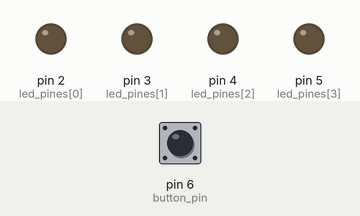
Bench run of a sketch on a simulated Arduino Uno, built with avr-gcc and run on an emulated ATmega328P. Parts: output pins drawn as LEDs (lit = HIGH). The inputs (shaded band) are chosen by the test bench; at power-on: pin 6 (button_pin) LOW.

Above: at 1.2 s.
1.3 s: pin 6 (button_pin) pulled HIGH for 0.15 s
At 2.5 s:
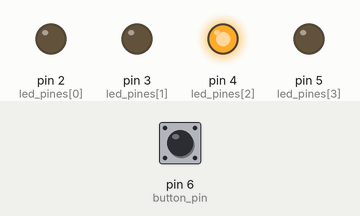
3.0 s: pin 6 (button_pin) pulled HIGH for 1 s
At 4.6 s:
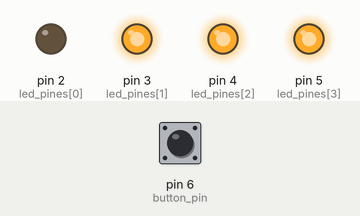
5.5 s: pin 6 (button_pin) pulled HIGH for 0.15 s
At 6.9 s:
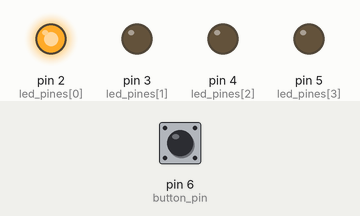
7.2 s: pin 6 (button_pin) pulled HIGH for 3.2 s
At 8.3 s:
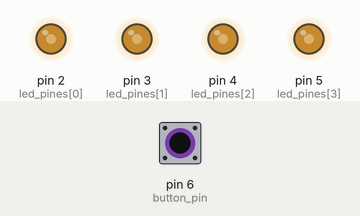
11.9 s: pin 6 (button_pin) pulled HIGH for 0.15 s
At 12.9 s:
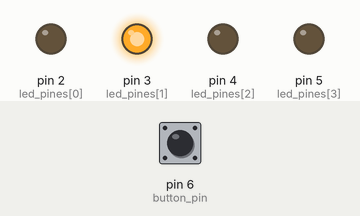
13.6 s: pin 6 (button_pin) pulled HIGH for 1 s
At 15.1 s:
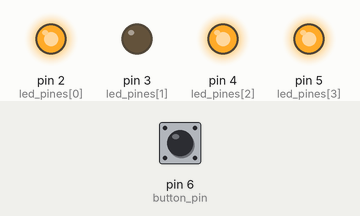
Timing chart, 0 to 16.6 s (numbered marks = the images above; inputs shaded):
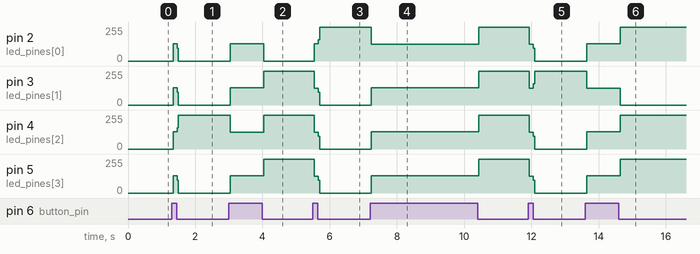

The sketch:

homework_3.ino
```cpp
char counter = 0;
char led_pines[ 4 ] = { 2, 3, 4, 5 };
char button_pin = 6;

void setup () {
  for ( int i = 0; i < 4; i ++ ) {
    pinMode ( led_pines[ i ], OUTPUT );
  }
  pinMode ( button_pin, INPUT );
}

void loop () {
  bool bin [ 4 ];
  bool button_state = digitalRead( button_pin );
  int_to_bin ( bin, counter );

  if ( button_state ) {
    counter++;
    if ( counter > 15 )
      counter = 0;
  }

  for ( int i = 0; i < 4; i++ )
    digitalWrite ( led_pines[ i ], bin[ i ] );
}

void int_to_bin ( bool * bin, int number ) {
  for ( int i = 0; i < 4; i++ ) {
    bin [ i ] = number % 2;
    number /= 2;
  }
}
```

Measured:
- after the input at 1.3 s, pin 2 (led_pines[0]), pin 3 (led_pines[1]), pin 5 (led_pines[3]): 0/255 → 128/255 at once, → 0/255 0.12 s later; pin 4 (led_pines[2]): 0/255 → 128/255 at once, → 255/255 0.12 s later
- after the input at 3.0 s, pin 2 (led_pines[0]): 0/255 → 128/255 at once, → 0/255 1.0 s later; pin 3 (led_pines[1]), pin 5 (led_pines[3]): 0/255 → 128/255 at once, → 255/255 1.0 s later; pin 4 (led_pines[2]): 255/255 → 127/255 at once, → 255/255 1.0 s later
- after the input at 5.5 s, pin 2 (led_pines[0]): 0/255 → 128/255 at once, → 255/255 0.12 s later; pin 3 (led_pines[1]), pin 4 (led_pines[2]), pin 5 (led_pines[3]): 255/255 → 127/255 at once, → 0/255 0.12 s later
- after the input at 7.2 s, pin 2 (led_pines[0]): 255/255 → 127/255 at once, → 255/255 3.2 s later; pin 3 (led_pines[1]), pin 4 (led_pines[2]), pin 5 (led_pines[3]): 0/255 → 128/255 at once, → 255/255 3.2 s later
- after the input at 11.9 s, pin 2 (led_pines[0]), pin 4 (led_pines[2]), pin 5 (led_pines[3]): 255/255 → 127/255 at once, → 0/255 0.12 s later; pin 3 (led_pines[1]): 255/255 → 127/255 at once, → 255/255 0.12 s later
- after the input at 13.6 s, pin 2 (led_pines[0]), pin 4 (led_pines[2]), pin 5 (led_pines[3]): 0/255 → 128/255 at once, → 255/255 1.0 s later; pin 3 (led_pines[1]): 255/255 → 127/255 at once, → 0/255 1.0 s later
